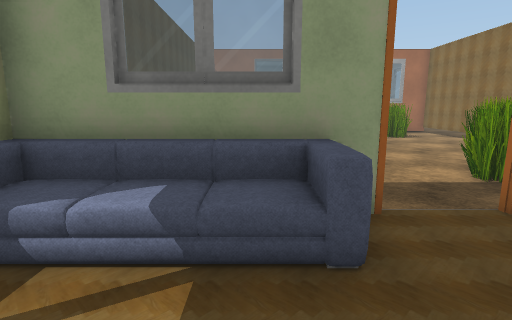
View 1 (above)

16 first-person views from a walk through a scene from a Unity 3-D project. The camera is 1.4 m above the floor, tilts 10° down and sees 80° across. The floor is counted in squares, 1 m on a side. Each view is taken from the middle of a square. On the plan, view 1 faces up. The plan holds only what a view shows up to about 14 squares ahead; the rest is blank. The place goes on beyond the plan. The player is left out. Some surface patterns are stand-ins.

View 2
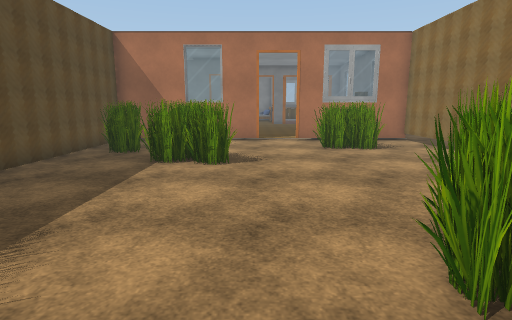

View 3
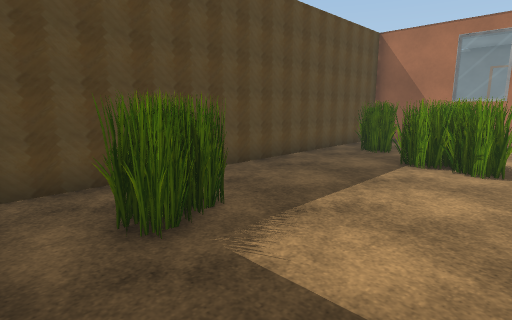

View 4
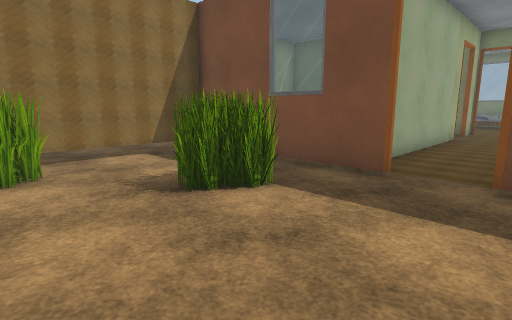

View 5
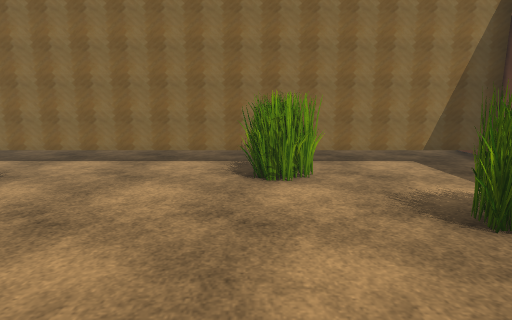

View 6
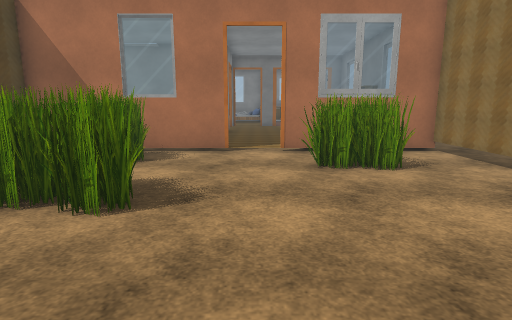

View 7
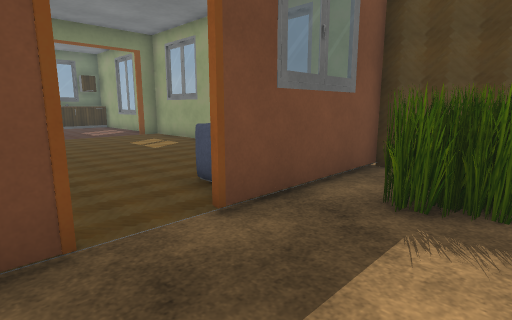

View 8
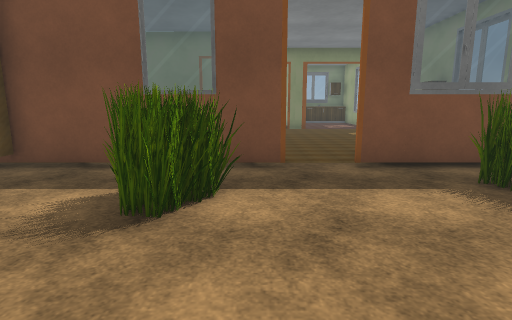

View 9
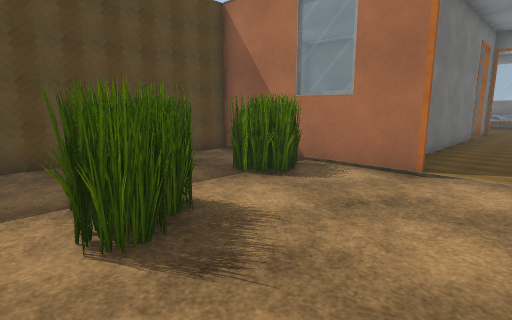

View 10
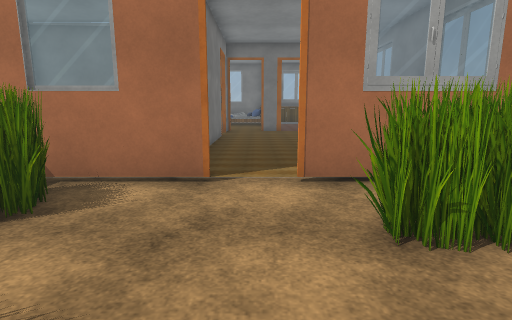

View 11
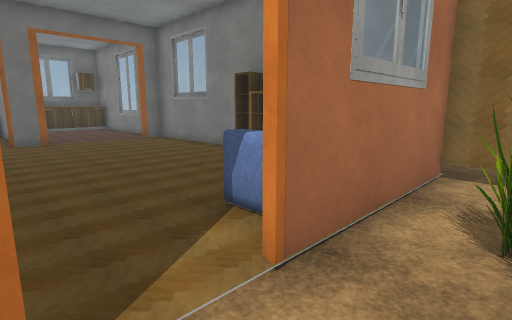

View 12
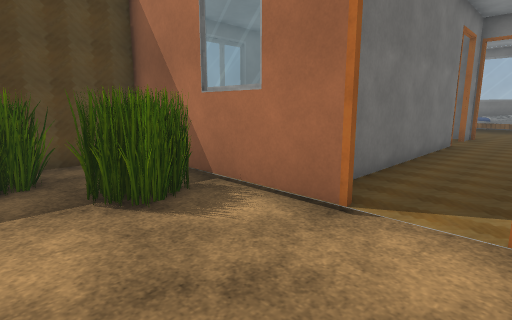

View 13
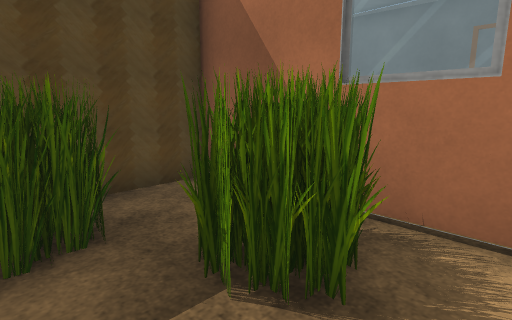

View 14
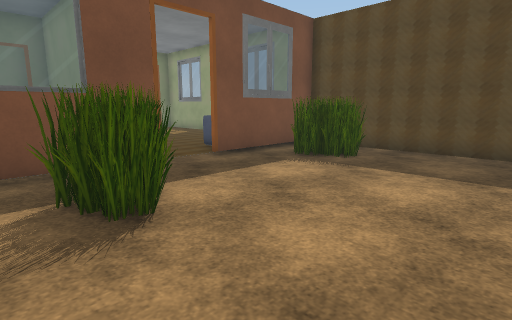

View 15
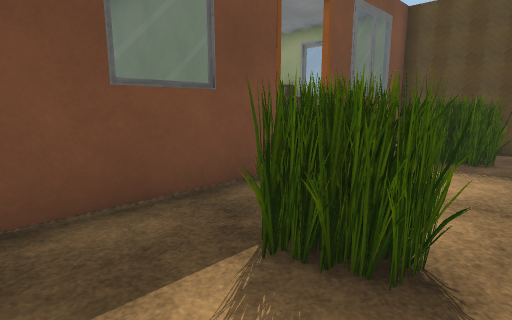

View 16
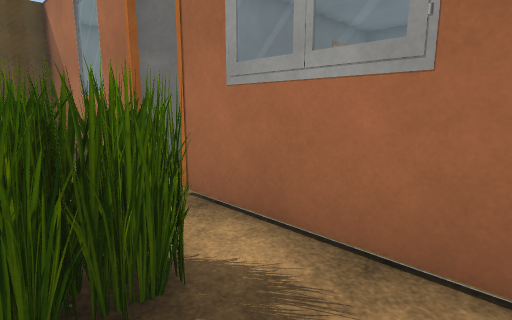

### Floor plan
Key: @ floor where view 1 was taken; # wall or solid block; . floor; / step, stairs or slope; = window, fence, low wall or low ledge; T thing the floor can be seen under or through; H house; S sofa; R rack; O other object.
Columns run from 5 left of view 1 to 12 right of it. Each row starts with its distance up from view 1.
 33           H
 32           H
 31           H
 30           H
 29           H
 28     HH    H   HH
 27                H
 26                H
 25   HHHH H       H
 24 H      H       H
 23 H      H      RH
 22 H      H      RH
 21 H      H      RR
 20 H      H       H.
 19 H      H   S  SH.
 18  HHHHHHHH.HHH/HH..
 17   #..O.........T..
 16   #.=OO....==..T..
 15   #OOO....OOO=.T..
 14   #OO..........T..
 13   #..OOO.......T..
 12   #..OOO.......T..
 11   #............T..
 10   #.........OOOT..
  9   #..........OOT
  8   #............T..
  7   #.O.....OO...T..
  6   #OOO...OOO...T..
  5   #.O..........T..
  4   #HHSS..HHHH HHH.
  3   H  SS  H
  2   H      H
  1   O      H
  0   O  @   H
 -1   O      H
 -2   H      H
 -3   H      HH HHH
 -4   H      H
 -5   H
 -6   H      H
 -7   HH  HH HH

Where each view was taken, in squares from view 1:
view 1: 0 up, 0 right, facing up
view 2: 4 up, 3 right, facing up
view 3: 4 up, 3 right, facing up-left
view 4: 10 up, 1 right, facing down-right
view 5: 10 up, 2 right, facing right
view 6: 8 up, 4 right, facing up
view 7: 7 up, 4 right, facing down-left
view 8: 11 up, 4 right, facing down
view 9: 11 up, 5 right, facing up-left
view 10: 12 up, 4 right, facing up
view 11: 16 up, 3 right, facing up-right
view 12: 14 up, 5 right, facing up-left
view 13: 14 up, 2 right, facing up-left
view 14: 11 up, 7 right, facing down-left
view 15: 8 up, 8 right, facing down-left
view 16: 15 up, 9 right, facing up-left
